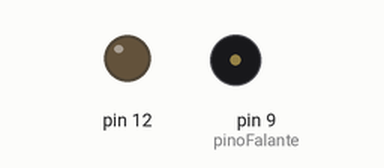
Bench run of a sketch on a simulated Arduino Uno, built with avr-gcc and run on an emulated ATmega328P. On the bench: output pins drawn as LEDs (lit = HIGH), buzzer (waves = sounding).

Above: at 0.1 s.
Timing chart, 0 to 1.6 s (numbered marks = the images above):
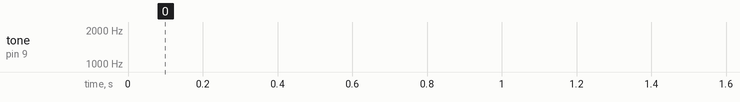

The sketch:

alarme_simultaneo.ino
```cpp
#define tempo 10
#define pinoFalante 9

boolean alarmeAtivo = true;
int frequencia = 150;
char sentido = 1;

void setup() {
  pinMode( 12,OUTPUT );
  digitalWrite( 12, LOW );
}

void loop() {

  if ( alarmeAtivo ) {
    tone(pinoFalante, frequencia += sentido, tempo );
    if( ( frequencia > 1800 )|| ( frequencia < 150)){
      sentido *= -1;
    }
    delay(1); //não é necessário, porém vou deixar para não confundir...
  }
}


/*
2o.
#define tempo 10
#define pinoFalante 9

boolean alarmeAtivo = true;
int frequencia = 150;
char sentido = 1;

void setup() {
pinMode( 12,OUTPUT );
digitalWrite( 12, LOW );
}

void loop() {

if ( alarmeAtivo ) {
tone(pinoFalante, frequencia, tempo );
frequencia += sentido;
if ( frequencia > 1800 ) {
sentido= -1;
} else if ( frequencia < 150 ) {
sentido = 1;
}
delay(1); //não é necessário, porém vou deixar para não confundir...
}
}


***** 1o.
#define tempo 10
#define pinoFalante 9

boolean alarmeAtivo = true;
int frequencia = 150;
boolean sentido = true;

void setup() {
pinMode( 12,OUTPUT );
digitalWrite( 12, LOW );
}

void loop() {

if ( alarmeAtivo ) {
tone(pinoFalante, frequencia, tempo );
if ( sentido ) {
frequencia++;
if ( frequencia > 1800 ) {
sentido = !sentido;
}
} else {
frequencia--;
if ( frequencia < 150 ) {
sentido = !sentido;
}
}
delay(1); //não é necessário, porém vou deixar para não confundir...
}
}
 */
```
